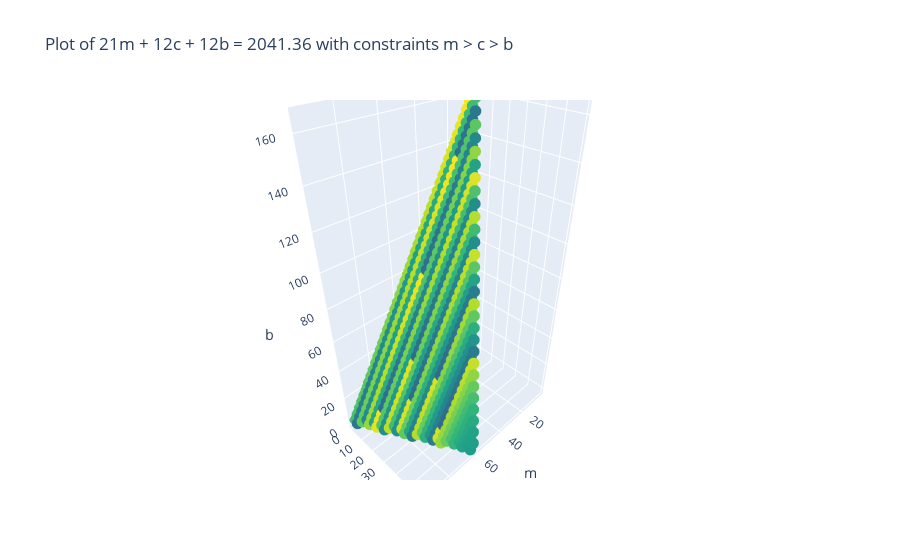

The notebook cell this image was saved under:
### Code cell
# try for an interactive graph
import plotly.graph_objects as go
# Create a 3D scatter plot
fig = go.Figure(data=[go.Scatter3d(x=M_valid2.flatten(), y=C_valid2.flatten(), z=B_valid2.flatten(),
                                   mode='markers', marker=dict(size=4, color=b.flatten(), colorscale='viridis'))])
# Set labels and title
fig.update_layout(scene=dict(xaxis_title='m', yaxis_title='c', zaxis_title='b'),
                  title='Plot of 21m + 12c + 12b = 2041.36 with constraints m > c > b')

### Figure 1 — Plotly figure (JSON) as saved in the notebook; plotly's stock layout.template omitted (floating-point values rounded to 4 significant figures; data arrays with more than 128 entries replaced by an {"elided": "..."} marker saying what was removed)
{"data": [{"marker": {"color": {"elided": "4950 float values"}, "colorscale": [[0, "#440154"], [0.1111, "#482878"], [0.2222, "#3e4989"], [0.3333, "#31688e"], [0.4444, "#26828e"], [0.5556, "#1f9e89"], [0.6667, "#35b779"], [0.7778, "#6ece58"], [0.8889, "#b5de2b"], [1, "#fde725"]], "size": 4}, "mode": "markers", "type": "scatter3d", "x": {"elided": "731 float values"}, "y": {"elided": "731 float values"}, "z": {"elided": "731 float values"}}], "layout": {"scene": {"xaxis": {"title": {"text": "m"}}, "yaxis": {"title": {"text": "c"}}, "zaxis": {"title": {"text": "b"}}}, "title": {"text": "Plot of 21m + 12c + 12b = 2041.36 with constraints m > c > b"}}}
